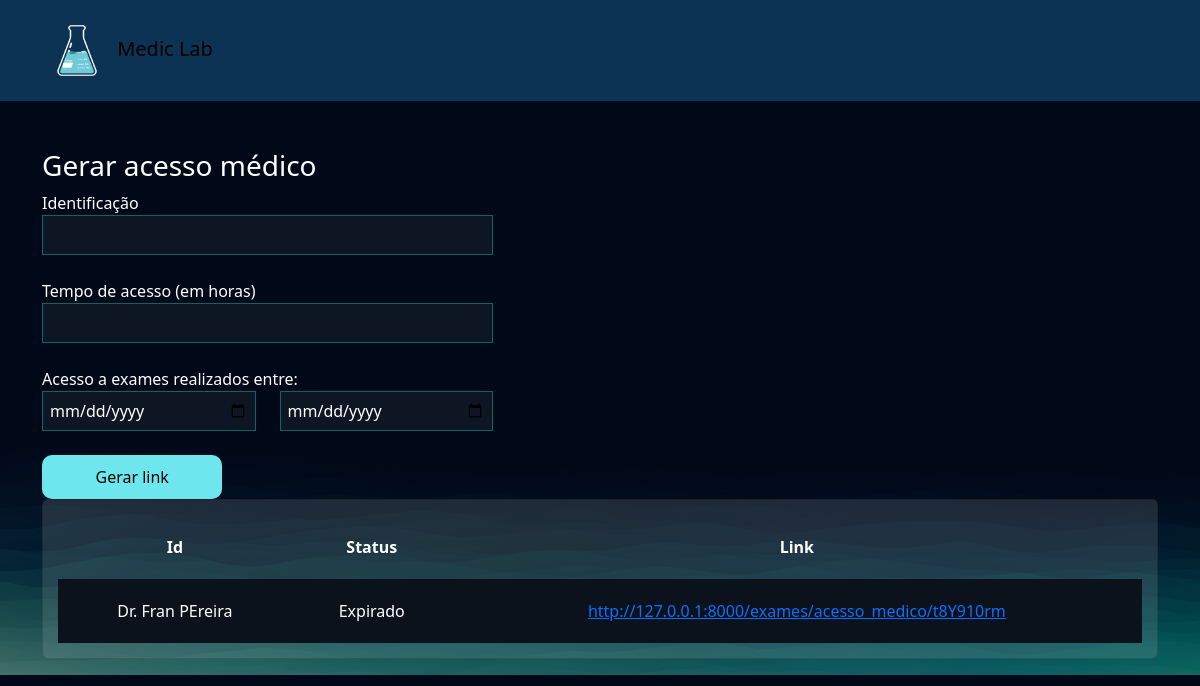
/exames/gerar_acesso_medico/ (signed in), run on the app's committed database.
### exames/models.py (models this page shows, shortened)
class AcessoMedico(models.Model):
    usuario = models.ForeignKey(User, on_delete=models.DO_NOTHING)
    identificacao = models.CharField(max_length=50)
    tempo_de_acesso = models.IntegerField() # Em horas
    criado_em = models.DateTimeField()
    data_exames_iniciais = models.DateField()
    data_exames_finais = models.DateField()
    token = models.CharField(max_length=20, null=True, blank=True)
    @property
    def status(self):
        return 'Expirado' if timezone.now() > (self.criado_em + timedelta(hours=self.tempo_de_acesso)) else 'Ativo'
    @property
    def url(self):
        return f"http://127.0.0.1:8000/exames/acesso_medico/{self.token}"

### exames/views.py (the view, shortened to what this page needs)
# urls.py: path('gerar_acesso_medico/', views.gerar_acesso_medico, name="gerar_acesso_medico"),
@login_required
def gerar_acesso_medico(request):
    if request.method == "GET":
        acessos_medicos = AcessoMedico.objects.filter(usuario = request.user)
        return render(request, 'gerar_acesso_medico.html', {'acessos_medicos': acessos_medicos})

### exames/templates/gerar_acesso_medico.html (shortened to what this page needs)
{% extends "bases/base.html" %}
{% load static %}
{% block 'head' %}
    <link href="{% static 'exames/css/style.css' %}" rel="stylesheet">
    <link href="{% static 'exames/css/gerenciar_pedidos.css' %}" rel="stylesheet">
{% endblock 'head' %}
{% block 'conteudo' %}
    <br>
    <br>
    <div class="container">
        <div class="row">
            <div class="col-md-5">
                <h3>Gerar acesso médico</h3>
                <form action="{% url 'gerar_acesso_medico' %}" method="POST">{% csrf_token %}
                    <label for="">Identificação</label>
                    <br>
                    <input style="width: 100%" type="text" name="identificacao" id="" class="input-default">
                    <br>
                    <br>
                    <label for="">Tempo de acesso (em horas)</label>
                    <br>
                    <input style="width: 100%" type="number" name="tempo_de_acesso" id="" class="input-default">
                    <br>
                    <br>
                    <div class="row">
                        <label for="">Acesso a exames realizados entre:</label>
                        <div class="col-md">
                            <input style="width: 100%" type="date" name="data_exame_inicial" id="" class="input-default">
                        </div>
                        <div class="col-md">
                            <input style="width: 100%" type="date" name="data_exame_final" id="" class="input-default">
                            <br>
                            <br>
                        </div>
                    </div>
                    <input style="width: 40%" type="submit" class="btn-default" value="Gerar link">
                </form>
            </div>
            <div class="col-md">
                <div class="card">
                    <table style="text-align: center">
                        <tr>
                          <th>Id</th>
                          <th>Status</th>
                          <th>Link</th>
                        </tr>
                        {% for acesso in acessos_medicos  %}
                            <tr class="linha-tabela">
                                <td>{{acesso.identificacao}}</td>
                                <td>{{acesso.status}}</td>
                                <td><a href="{{acesso.url}}">{{acesso.url}}</a></td>
                            </tr>
                        {% endfor %}
                    </table>
                </div>
            </div>
        </div>
    </div>
{% endblock 'conteudo' %}

### templates/static/geral/css/style.css (style rules this page uses)
:root { --main-color: #151C34; --dark-color: #0C121C ; --light-color: #6DE6EE; --contrast-color: #f4c96b; --differential-color: #066668; }
* { color: white }
.input-default { background-color: rgba(255,255,255,0.05); border: 1px solid var(--differential-color); padding: 7px; width: 50%; }
.btn-default { background-color: var(--light-color); color: black; width: 15%; padding: 10px; border: none; border-radius: 10px; }

### templates/static/exames/css/style.css (style rules this page uses)
body { background-image: url('/static/geral/img/bg2.png'); background-size: cover; }
.card { background-color: rgba(217, 217, 217, .14); color: white; padding: 15px; }

### templates/static/exames/css/gerenciar_pedidos.css (style rules this page uses)
.linha-tabela { background-color: var(--dark-color); height: 20px; }
td, th { padding: 20px; }

### data on the page
AcessoMedico: identificacao "Dr. Fran PEreira", status "Expirado", url "http://127.0.0.1:8000/exames/acesso_medico/t8Y910rm"
